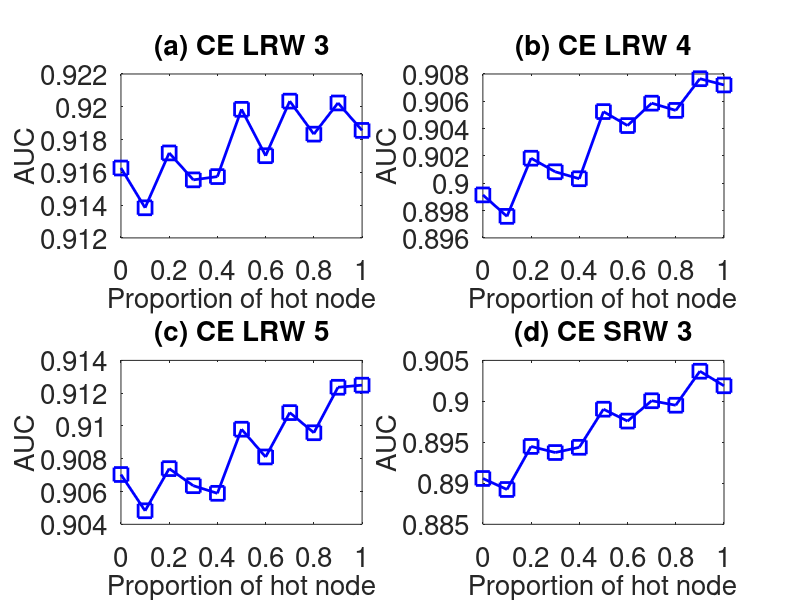

The MATLAB source for this figure:
subplot(2,2,1);
x=0:0.1:1;
y=[0.9162632
0.9138368
0.9171836
0.9155406
0.91574
0.9198448
0.917014
0.9203432
0.91833
0.9202312
0.918558

];
plot(x,y,'-bs','LineWidth',2,'MarkerSize',10);
set(gca,'FontSize',20);
xlabel('Proportion of hot node','fontsize',20);
ylabel('AUC','fontsize',20);
title('(a) CE LRW 3','fontsize',20);

subplot(2,2,2);
x=0:0.1:1;
y=[0.8991472
0.8975768
0.9018336
0.9008404
0.9003304
0.9052468
0.9042232
0.9058636
0.905334
0.9076532
0.9071968

];
plot(x,y,'-bs','LineWidth',2,'MarkerSize',10);
set(gca,'FontSize',20);
xlabel('Proportion of hot node','fontsize',20);
ylabel('AUC','fontsize',20);
title('(b) CE LRW 4','fontsize',20);

subplot(2,2,3);
x=0:0.1:1;
y=[0.9070384
0.9048256
0.9073972
0.9063556
0.9058908
0.909802
0.9081092
0.9108152
0.9095856
0.91236
0.9124886

];
plot(x,y,'-bs','LineWidth',2,'MarkerSize',10);
set(gca,'FontSize',20);
xlabel('Proportion of hot node','fontsize',20);
ylabel('AUC','fontsize',20);
title('(c) CE LRW 5','fontsize',20);


subplot(2,2,4);
x=0:0.1:1;
y=[0.8905918
0.8892482
0.894502
0.8937584
0.8943952
0.8990456
0.8975938
0.9000764
0.8995288
0.9036782
0.9019012

];
plot(x,y,'-bs','LineWidth',2,'MarkerSize',10);
set(gca,'FontSize',20);
xlabel('Proportion of hot node','fontsize',20);
ylabel('AUC','fontsize',20);
title('(d) CE SRW 3','fontsize',20);
